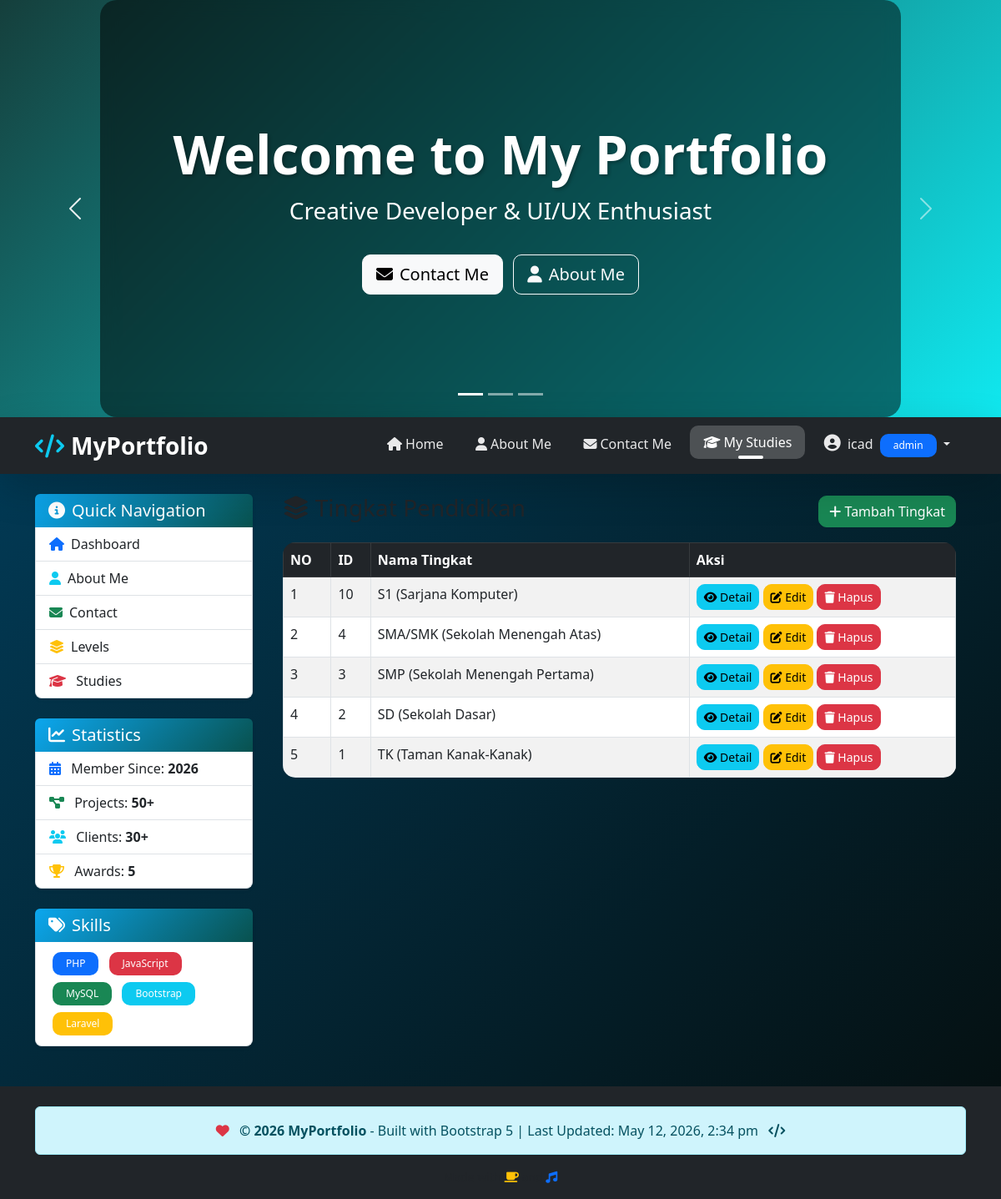
The page /index.php?page=level (signed in) on the database its author committed.
### tables this page shows
CREATE TABLE `level` (
  `id` int(11) NOT NULL,
  `nama` varchar(50) NOT NULL,
  `created_at` timestamp NOT NULL DEFAULT current_timestamp()
);

### views/level.php (the view, shortened to what this page needs)
<?php
$levels = $pdo->query("SELECT * FROM level ORDER BY id DESC")->fetchAll();
?>
<div class="container-fluid">
    <div class="d-flex justify-content-between align-items-center mb-3">
        <h3><i class="fas fa-layer-group"></i> Tingkat Pendidikan</h3>
        <?php if(isset($_SESSION['user_id']) && $_SESSION['role'] == 'admin'): ?>
            <button class="btn btn-success" data-bs-toggle="modal" data-bs-target="#addLevelModal"><i class="fas fa-plus"></i> Tambah Tingkat</button>
        <?php endif; ?>
    </div>
    <table class="table table-bordered table-striped table-hover">
        <thead class="table-dark">
            <tr><th>NO</th><th>ID</th><th>Nama Tingkat</th><th>Aksi</th></tr>
        </thead>
        <tbody>
            <?php $no=1; foreach($levels as $level): ?>
            <tr>
                <td><?= $no++ ?></td>
                <td><?= $level['id'] ?></td>
                <td><?= htmlspecialchars($level['nama']) ?></td>
                <td>
                    <button class="btn btn-info btn-sm" data-bs-toggle="modal" data-bs-target="#detailLevelModal<?= $level['id'] ?>"><i class="fas fa-eye"></i> Detail</button>
                    <?php if(isset($_SESSION['user_id']) && $_SESSION['role'] == 'admin'): ?>
                        <button class="btn btn-warning btn-sm" data-bs-toggle="modal" data-bs-target="#editLevelModal<?= $level['id'] ?>"><i class="fas fa-edit"></i> Edit</button>
                        <a href="?page=level&delete_level=<?= $level['id'] ?>" class="btn btn-danger btn-sm" onclick="return confirm('Yakin hapus?')"><i class="fas fa-trash"></i> Hapus</a>
                    <?php endif; ?>
                </td>
            </tr>
            <?php endforeach; ?>
        </tbody>
    </table>
</div>

### assets/css/style.css (style rules this page uses)
* { margin: 0; padding: 0; box-sizing: border-box; }
body { font-family: 'Segoe UI', Tahoma, Geneva, Verdana, sans-serif; background: linear-gradient(135deg, #014567 0%, #000909fa 100%); min-height: 100vh; }
.btn { transition: all 0.3s ease; border-radius: 10px; }
.table { border-radius: 15px; overflow: hidden; }

### rows shown on the page
level: id "10", nama "S1 (Sarjana Komputer)"
level: id "4", nama "SMA/SMK (Sekolah Menengah Atas)"
level: id "3", nama "SMP (Sekolah Menengah Pertama)"
level: id "2", nama "SD (Sekolah Dasar)"
level: id "1", nama "TK (Taman Kanak-Kanak)"

### other values the page prints
$_SESSION['name'] "icad"
$_SESSION['role'] "admin"
